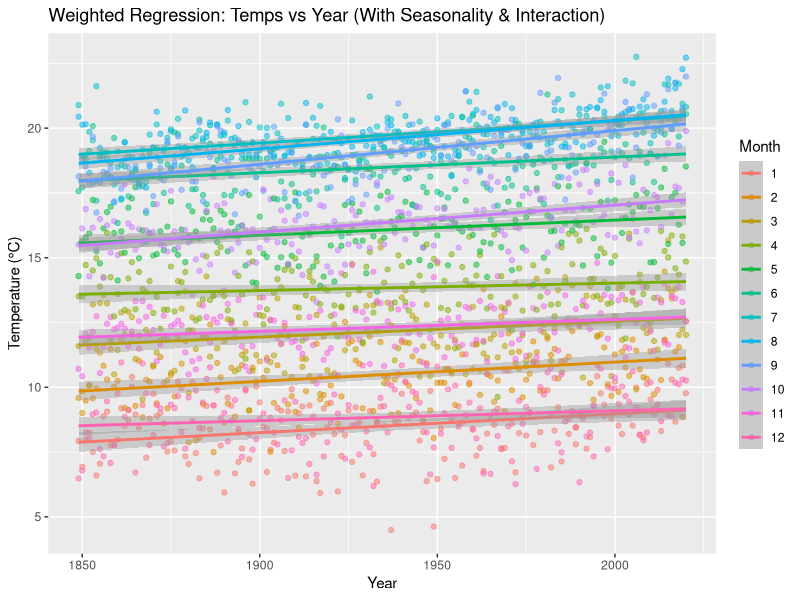

Write R code to recreate this figure. (Note: this script raises an error after producing the figure.)
## ---- chunk 1
library(ggplot2)

# Monthly Data
data1 = read.csv("Sacramento Data Anomaly FULL.csv")

# Yearly Data
data2 = read.csv("Sacramento Average Anomaly.csv")
## ---- chunk 2
head(data1)
head(data2)
## ---- chunk 3
# Linear regression for temp by month for every year
data1$MonthFactor <- as.factor(data1$Month)

model_temps <- lm(Temps ~ Year * MonthFactor, data = data1, weights = 1 / data1$Unc)
summary(model_temps)

ggplot(data1, aes(x = Year, y = Temps, color = MonthFactor)) +
  geom_point(alpha = 0.5) +
  geom_smooth(method = "lm", se = TRUE) +
  ggtitle("Weighted Regression: Temps vs Year (With Seasonality & Interaction)") +
  xlab("Year") +
  ylab("Temperature (°C)") +
  scale_color_discrete(name = "Month")
## ---- chunk 4
# Linear regression for average temp vs year
yearly_temp_model = lm(Temps ~ Year, data = data2)
summary(yearly_temp_model)
## ---- chunk 5
# Plot for average temp vs year
ggplot(data2, aes(x = Year, y = Temps)) +
  geom_point() +
  geom_smooth(method = "lm", se = TRUE, color = "red") +
  xlab("Year") +
  ylab("Yearly Average Temperature (°C)") +
  ggtitle("Linear Regression: Average Temps vs Year")
